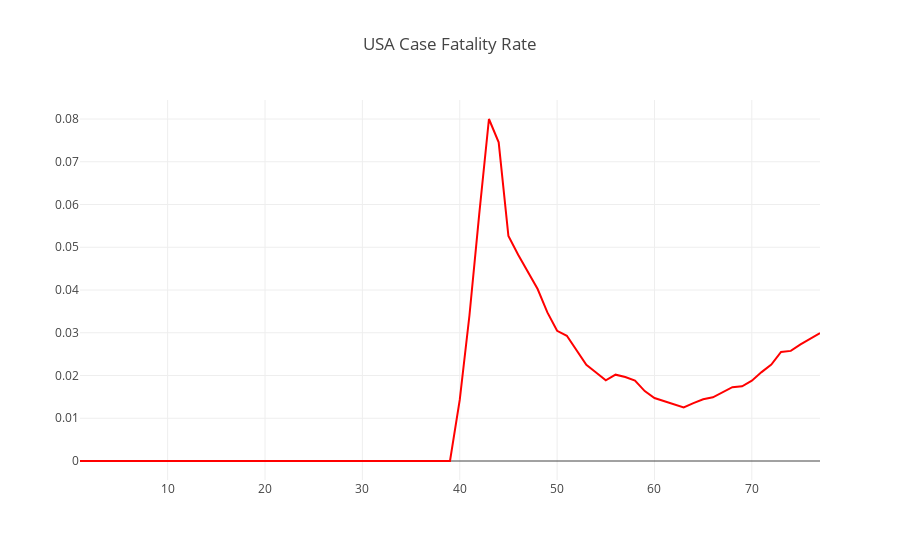

Write notebook code for a chart like this one.
### Markdown cell above
## USA Case Fatality Rate

A running total of the *total deaths* divided by the *total official cases*.

### Code cell
val groupedDays: Vector[(String, Vector[StateDatum])] = rt.days.groupBy(_.date).toVector.sortBy(_._1)

case class DailyAggregate( cases: Int, deaths: Int)

val pilingUp: Vector[DailyAggregate] = groupedDays.map( d => {
    val dayString: String = d._1
    val dataVec: Vector[StateDatum] = d._2
    val sumCases: Int = dataVec.map(_.cases).sum
    val sumDeaths: Int = dataVec.map(_.deaths).sum
    DailyAggregate(sumCases, sumDeaths)
})

val cfr: Vector[Double] = pilingUp.map(d => {
    d.deaths.toDouble / d.cases.toDouble
})

val cfrSeq: Seq[Double] = cfr.toSeq

val howManyDays: Int = cfrSeq.size


val trace0 = Scatter(
  (1 to howManyDays),
  cfrSeq,
  name = "USA Case Fatality Rate",
  mode = ScatterMode(ScatterMode.Lines),
  marker = Marker(
    color = Color.RGBA(255, 0, 0, 1.0),
    line = Line(
      color = Color.RGBA(255, 0, 0, 1.0),
      width = 0.5
    ),
    symbol = Symbol.Circle(),
    size = 3
  )
)

val data = Seq(trace0)

val layout = Layout("USA Case Fatality Rate")

plot(data, layout)

### Figure 1 — Plotly figure (JSON) as saved in the notebook; plotly's stock layout.template omitted (floating-point values rounded to 4 significant figures)
{"data": [{"marker": {"color": "rgba(255, 0, 0, 1.0)", "line": {"color": "rgba(255, 0, 0, 1.0)", "width": 0.5}, "size": 3, "symbol": "circle"}, "mode": "lines", "name": "USA Case Fatality Rate", "type": "scatter", "x": [1, 2, 3, 4, 5, 6, 7, 8, 9, 10, 11, 12, 13, 14, 15, 16, 17, 18, 19, 20, 21, 22, 23, 24, 25, 26, 27, 28, 29, 30, 31, 32, 33, 34, 35, 36, 37, 38, 39, 40, 41, 42, 43, 44, 45, 46, 47, 48, 49, 50, 51, 52, 53, 54, 55, 56, 57, 58, 59, 60, 61, 62, 63, 64, 65, 66, 67, 68, 69, 70, 71, 72, 73, 74, 75, 76, 77], "y": [0, 0, 0, 0, 0, 0, 0, 0, 0, 0, 0, 0, 0, 0, 0, 0, 0, 0, 0, 0, 0, 0, 0, 0, 0, 0, 0, 0, 0, 0, 0, 0, 0, 0, 0, 0, 0, 0, 0, 0.01429, 0.03409, 0.05769, 0.08, 0.07453, 0.05263, 0.04823, 0.04439, 0.04022, 0.03476, 0.03045, 0.0293, 0.02578, 0.02248, 0.0207, 0.01889, 0.02019, 0.01964, 0.01881, 0.01635, 0.01473, 0.01398, 0.01319, 0.01255, 0.01355, 0.01444, 0.01491, 0.01605, 0.01726, 0.01748, 0.01877, 0.0208, 0.02255, 0.0255, 0.02575, 0.02728, 0.02867, 0.02992]}], "layout": {"title": "USA Case Fatality Rate"}}
